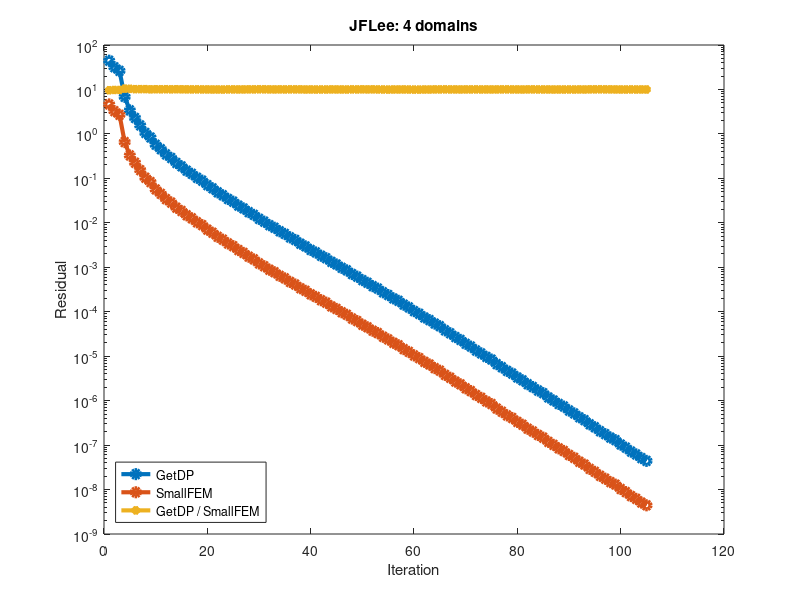

Write the MATLAB code that produced this figure.
%%%%%%%%%%%%%%%%%%%%%%%
%% GetDP vs SmallFEM %%
%% JFLee: 4 domains  %%
%%%%%%%%%%%%%%%%%%%%%%%

clear all;
close all;

getdp = ...
    [
        4.432163044408e+01
        3.163388091813e+01
        2.620185427765e+01
        6.824444186601e+00
        3.381749459275e+00
        2.284413063191e+00
        1.556132727389e+00
        1.051617667978e+00
        8.308527243372e-01
        5.703607389757e-01
        4.525511935968e-01
        3.456843164359e-01
        2.870428991161e-01
        2.219181019798e-01
        1.862884669280e-01
        1.487665923573e-01
        1.266030040176e-01
        1.031349779079e-01
        8.884351111170e-02
        7.036615171653e-02
        5.971820870554e-02
        4.846654854459e-02
        4.162325539732e-02
        3.435813502429e-02
        2.992056791517e-02
        2.440725735557e-02
        2.109733938154e-02
        1.739875312014e-02
        1.510858244459e-02
        1.229558785415e-02
        1.062294107540e-02
        8.843358379583e-03
        7.748287850204e-03
        6.452253151926e-03
        5.635546621468e-03
        4.698488465128e-03
        4.117287852949e-03
        3.388288168236e-03
        2.951197786831e-03
        2.459611157679e-03
        2.154969749754e-03
        1.815432523999e-03
        1.597904739337e-03
        1.322067145338e-03
        1.157512130372e-03
        9.725324805726e-04
        8.525498995667e-04
        7.051930546393e-04
        6.160742327080e-04
        5.136118372400e-04
        4.479786849860e-04
        3.759933390833e-04
        3.312743098411e-04
        2.731058158354e-04
        2.372310040984e-04
        1.995617472184e-04
        1.760435225443e-04
        1.442559968349e-04
        1.247731247357e-04
        1.032228292072e-04
        8.973210586680e-05
        7.431589895383e-05
        6.481748383014e-05
        5.409944483063e-05
        4.728153940186e-05
        3.813592714537e-05
        3.276788447998e-05
        2.688310633814e-05
        2.324778595336e-05
        1.899126870277e-05
        1.644132960098e-05
        1.342248774358e-05
        1.155738742621e-05
        9.622178670442e-06
        8.389987788333e-06
        6.634343671248e-06
        5.641153196649e-06
        4.671069024613e-06
        4.071658571947e-06
        3.323503814247e-06
        2.866385169819e-06
        2.340764599171e-06
        2.023600645500e-06
        1.687882961616e-06
        1.472854531930e-06
        1.180723682996e-06
        1.009319083900e-06
        8.427184706813e-07
        7.363771308573e-07
        5.989973551190e-07
        5.160732685778e-07
        4.222991713744e-07
        3.639243522190e-07
        2.933443736352e-07
        2.518274986664e-07
        2.050651104223e-07
        1.763321870893e-07
        1.475753017899e-07
        1.291994451687e-07
        1.027968757580e-07
        8.758891621362e-08
        7.138449203563e-08
        6.164232690756e-08
        5.096289253982e-08
        4.415927913916e-08
    ];

smallfem = ...
    [
        4.609046840761e+00
        3.248976193983e+00
        2.689595797978e+00
        6.550862619468e-01
        3.271067348963e-01
        2.247390637395e-01
        1.530410140290e-01
        1.033280307191e-01
        8.246372167009e-02
        5.631646852858e-02
        4.487770644957e-02
        3.414579139320e-02
        2.851680508548e-02
        2.191653614444e-02
        1.846832119140e-02
        1.478930068145e-02
        1.261957965196e-02
        1.026905963920e-02
        8.870569389159e-03
        7.024050503113e-03
        5.984037426519e-03
        4.849793576782e-03
        4.179417666260e-03
        3.427831406091e-03
        2.984796837781e-03
        2.437993755568e-03
        2.105719135695e-03
        1.729753656212e-03
        1.504202055131e-03
        1.219599675989e-03
        1.054622115043e-03
        8.808321769290e-04
        7.733477847244e-04
        6.423818889232e-04
        5.627027643694e-04
        4.677518879606e-04
        4.099349790178e-04
        3.373607310861e-04
        2.956084310630e-04
        2.459114343030e-04
        2.160131075809e-04
        1.817612568826e-04
        1.600118933748e-04
        1.318209615243e-04
        1.156175412886e-04
        9.728588712329e-05
        8.544654043933e-05
        7.026901590405e-05
        6.149771577167e-05
        5.102899834657e-05
        4.466822322919e-05
        3.738617473550e-05
        3.311969868179e-05
        2.735665742433e-05
        2.386519442760e-05
        1.997609857674e-05
        1.761665333259e-05
        1.441544070223e-05
        1.251345007860e-05
        1.038781700875e-05
        9.034595259804e-06
        7.449698711902e-06
        6.501225113739e-06
        5.393939797628e-06
        4.719715183713e-06
        3.795796999028e-06
        3.273412158169e-06
        2.682997386873e-06
        2.326702973713e-06
        1.894287800455e-06
        1.641712596943e-06
        1.337617647650e-06
        1.155808997760e-06
        9.602010881926e-07
        8.389069823489e-07
        6.623074088276e-07
        5.623586875775e-07
        4.652474423146e-07
        4.068132130252e-07
        3.321069141840e-07
        2.871861753945e-07
        2.333587644434e-07
        2.016783711501e-07
        1.687751780661e-07
        1.473032323855e-07
        1.180619857347e-07
        1.012022023554e-07
        8.435950429551e-08
        7.377615771028e-08
        5.991578229230e-08
        5.173407528811e-08
        4.216262557170e-08
        3.644475048890e-08
        2.919492899490e-08
        2.504786466474e-08
        2.037333006360e-08
        1.755685091089e-08
        1.469869041852e-08
        1.290774142339e-08
        1.029496980745e-08
        8.775021780875e-09
        7.131324905520e-09
        6.172353222440e-09
        5.096770739668e-09
        4.420627023020e-09
    ];

it = [1:size(smallfem, 1)];

semilogy(it, ...
         getdp,             '-o', 'linewidth', 3, ...
         smallfem,          '-o', 'linewidth', 3, ...
         getdp ./ smallfem, '-*', 'linewidth', 3);
legend({'GetDP', 'SmallFEM', 'GetDP / SmallFEM'}, 'location', 'SouthWest');
title('JFLee: 4 domains');
xlabel('Iteration');
ylabel('Residual');

print('jfl.png');